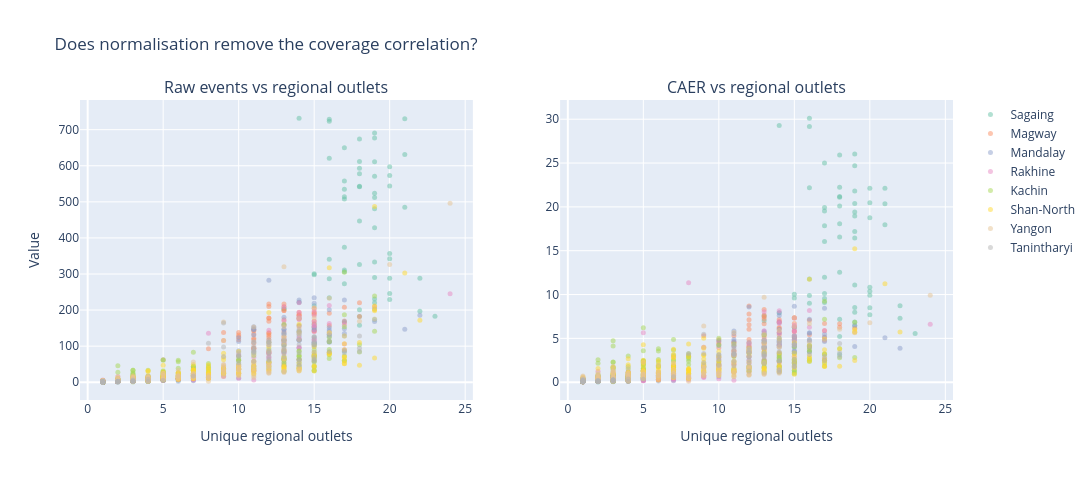

Here is the notebook cell this chart was saved with:
### Code cell
# Plot 8: scatter — does CAER remove the coverage correlation?
# Compare: (raw events vs unique_regional_outlets) vs (CAER vs unique_regional_outlets)
fig8 = make_subplots(rows=1, cols=2,
                     subplot_titles=['Raw events vs regional outlets',
                                     'CAER vs regional outlets'])

for col_idx, (y_col, y_label) in enumerate([('n_events','Raw events'), ('caer','CAER')], start=1):
    for admin1 in TOP_ADMIN1:
        sub = reg_top[reg_top['admin1'] == admin1]
        fig8.add_trace(
            go.Scatter(
                x=sub['unique_regional_outlets'], y=sub[y_col],
                mode='markers', name=admin1,
                marker=dict(color=COLOR_MAP[admin1], opacity=0.5, size=5),
                showlegend=(col_idx == 1)
            ),
            row=1, col=col_idx
        )

fig8.update_xaxes(title_text='Unique regional outlets')
fig8.update_yaxes(title_text='Value', col=1)
fig8.update_layout(height=480, width=1200,
                   title='Does normalisation remove the coverage correlation?')
fig8.show()

# Print correlations
print('Correlation (events, unique_regional_outlets) — raw vs CAER:')
for admin1 in TOP_ADMIN1:
    sub = reg_top[reg_top['admin1'] == admin1]
    r_raw  = sub['n_events'].corr(sub['unique_regional_outlets'])
    r_caer = sub['caer'].corr(sub['unique_regional_outlets'])
    print(f'  {admin1:<15s}  raw: {r_raw:+.3f}  →  CAER: {r_caer:+.3f}')

### Figure 1 — Plotly figure (JSON) as saved in the notebook; plotly's stock layout.template omitted (floating-point values rounded to 4 significant figures; data arrays with more than 128 entries replaced by an {"elided": "..."} marker saying what was removed)
{"data": [{"marker": {"color": "rgb(102,194,165)", "opacity": 0.5, "size": 5}, "mode": "markers", "name": "Sagaing", "showlegend": true, "type": "scatter", "x": {"elided": "158 int values"}, "xaxis": "x", "y": {"elided": "158 int values"}, "yaxis": "y"}, {"marker": {"color": "rgb(252,141,98)", "opacity": 0.5, "size": 5}, "mode": "markers", "name": "Magway", "showlegend": true, "type": "scatter", "x": [1, 2, 1, 1, 2, 2, 1, 1, 2, 2, 1, 2, 3, 1, 2, 1, 1, 1, 1, 1, 1, 1, 1, 1, 2, 1, 1, 1, 1, 1, 2, 1, 1, 3, 3, 1, 1, 1, 11, 12, 9, 12, 11, 8, 12, 14, 12, 13, 17, 14, 13, 13, 13, 12, 15, 14, 13, 14, 16, 12, 12, 13, 15, 16, 15, 13, 12, 15, 14, 11, 14, 10, 13, 11, 10, 11, 9, 12, 11, 10, 12, 11, 9, 14, 12, 19, 17, 18, 11, 11, 15, 13, 10, 15, 15, 15, 15, 18, 13, 17, 14], "xaxis": "x", "y": [1, 7, 1, 1, 2, 5, 5, 1, 5, 2, 1, 2, 12, 3, 2, 2, 2, 1, 1, 1, 1, 1, 1, 2, 2, 1, 1, 1, 1, 1, 3, 1, 1, 5, 3, 1, 1, 1, 145, 79, 27, 137, 94, 93, 130, 193, 177, 209, 208, 188, 127, 159, 217, 217, 205, 175, 199, 178, 157, 169, 178, 199, 191, 191, 142, 173, 136, 170, 186, 143, 184, 126, 140, 134, 118, 118, 138, 125, 92, 131, 117, 95, 116, 156, 210, 209, 165, 182, 122, 108, 161, 115, 138, 142, 150, 188, 194, 220, 103, 170, 63], "yaxis": "y"}, {"marker": {"color": "rgb(141,160,203)", "opacity": 0.5, "size": 5}, "mode": "markers", "name": "Mandalay", "showlegend": true, "type": "scatter", "x": {"elided": "167 int values"}, "xaxis": "x", "y": {"elided": "167 int values"}, "yaxis": "y"}, {"marker": {"color": "rgb(231,138,195)", "opacity": 0.5, "size": 5}, "mode": "markers", "name": "Rakhine", "showlegend": true, "type": "scatter", "x": {"elided": "181 int values"}, "xaxis": "x", "y": {"elided": "181 int values"}, "yaxis": "y"}, {"marker": {"color": "rgb(166,216,84)", "opacity": 0.5, "size": 5}, "mode": "markers", "name": "Kachin", "showlegend": true, "type": "scatter", "x": {"elided": "186 int values"}, "xaxis": "x", "y": {"elided": "186 int values"}, "yaxis": "y"}, {"marker": {"color": "rgb(255,217,47)", "opacity": 0.5, "size": 5}, "mode": "markers", "name": "Shan-North", "showlegend": true, "type": "scatter", "x": {"elided": "187 int values"}, "xaxis": "x", "y": {"elided": "187 int values"}, "yaxis": "y"}, {"marker": {"color": "rgb(229,196,148)", "opacity": 0.5, "size": 5}, "mode": "markers", "name": "Yangon", "showlegend": true, "type": "scatter", "x": {"elided": "190 int values"}, "xaxis": "x", "y": {"elided": "190 int values"}, "yaxis": "y"}, {"marker": {"color": "rgb(179,179,179)", "opacity": 0.5, "size": 5}, "mode": "markers", "name": "Tanintharyi", "showlegend": true, "type": "scatter", "x": [1, 1, 1, 1, 1, 1, 1, 1, 3, 2, 1, 2, 1, 2, 5, 1, 1, 1, 3, 3, 1, 1, 2, 2, 1, 1, 1, 2, 4, 1, 3, 1, 2, 1, 1, 1, 2, 2, 3, 1, 1, 1, 2, 1, 1, 3, 2, 1, 4, 1, 2, 3, 1, 1, 1, 12, 14, 14, 12, 9, 9, 8, 12, 13, 13, 11, 13, 10, 12, 17, 13, 16, 12, 11, 13, 13, 14, 15, 15, 15, 15, 14, 15, 13, 16, 12, 17, 15, 15, 16, 15, 11, 12, 10, 11, 14, 11, 11, 11, 13, 12, 10, 11, 9, 12, 11, 10, 12, 14, 14, 18, 15, 15, 18, 17, 13, 18, 7], "xaxis": "x", "y": [1, 1, 2, 1, 1, 1, 1, 1, 3, 2, 1, 2, 1, 2, 5, 1, 1, 3, 3, 4, 2, 1, 2, 1, 1, 1, 1, 1, 2, 1, 3, 1, 1, 2, 1, 1, 2, 3, 3, 1, 1, 1, 2, 1, 1, 6, 2, 1, 8, 1, 2, 2, 2, 1, 1, 61, 57, 48, 111, 98, 164, 108, 111, 89, 84, 58, 70, 54, 64, 88, 115, 114, 104, 94, 100, 115, 139, 106, 126, 111, 116, 118, 126, 134, 130, 118, 128, 103, 70, 85, 64, 90, 88, 82, 100, 63, 85, 111, 112, 95, 73, 71, 81, 71, 84, 86, 75, 80, 82, 104, 94, 84, 58, 85, 82, 79, 128, 17], "yaxis": "y"}, {"marker": {"color": "rgb(102,194,165)", "opacity": 0.5, "size": 5}, "mode": "markers", "name": "Sagaing", "showlegend": false, "type": "scatter", "x": {"elided": "158 int values"}, "xaxis": "x2", "y": {"elided": "158 float values"}, "yaxis": "y2"}, {"marker": {"color": "rgb(252,141,98)", "opacity": 0.5, "size": 5}, "mode": "markers", "name": "Magway", "showlegend": false, "type": "scatter", "x": [1, 2, 1, 1, 2, 2, 1, 1, 2, 2, 1, 2, 3, 1, 2, 1, 1, 1, 1, 1, 1, 1, 1, 1, 2, 1, 1, 1, 1, 1, 2, 1, 1, 3, 3, 1, 1, 1, 11, 12, 9, 12, 11, 8, 12, 14, 12, 13, 17, 14, 13, 13, 13, 12, 15, 14, 13, 14, 16, 12, 12, 13, 15, 16, 15, 13, 12, 15, 14, 11, 14, 10, 13, 11, 10, 11, 9, 12, 11, 10, 12, 11, 9, 14, 12, 19, 17, 18, 11, 11, 15, 13, 10, 15, 15, 15, 15, 18, 13, 17, 14], "xaxis": "x2", "y": [0.1, 0.5385, 0.07692, 0.08333, 0.1818, 0.3571, 0.4545, 0.06667, 0.4545, 0.1538, 0.07143, 0.1667, 0.7059, 0.1875, 0.1667, 0.1176, 0.2, 0.09091, 0.09091, 0.08333, 0.08333, 0.06667, 0.05882, 0.125, 0.1111, 0.09091, 0.05263, 0.04762, 0.04762, 0.05, 0.1579, 0.05, 0.05, 0.2273, 0.1154, 0.04167, 0.03704, 0.04167, 3.021, 1.58, 0.7714, 4.152, 3.133, 3.1, 3.939, 6.893, 6.556, 7.464, 6.71, 5.697, 4.536, 5.483, 7.233, 8.68, 7.321, 6.25, 7.654, 6.846, 5.414, 6.036, 7.12, 8.292, 7.346, 7.074, 5.071, 6.654, 4.857, 6.296, 7.154, 5.296, 6.133, 3.938, 5.185, 3.622, 4.37, 4.538, 5.308, 4.032, 3.538, 4.852, 4.5, 3.276, 4.0, 5.379, 7.778, 6.147, 5.156, 6.276, 4.519, 4.154, 5.75, 3.485, 4.6, 5.071, 4.688, 5.875, 6.69, 6.667, 3.815, 5.862, 2.333], "yaxis": "y2"}, {"marker": {"color": "rgb(141,160,203)", "opacity": 0.5, "size": 5}, "mode": "markers", "name": "Mandalay", "showlegend": false, "type": "scatter", "x": {"elided": "167 int values"}, "xaxis": "x2", "y": {"elided": "167 float values"}, "yaxis": "y2"}, {"marker": {"color": "rgb(231,138,195)", "opacity": 0.5, "size": 5}, "mode": "markers", "name": "Rakhine", "showlegend": false, "type": "scatter", "x": {"elided": "181 int values"}, "xaxis": "x2", "y": {"elided": "181 float values"}, "yaxis": "y2"}, {"marker": {"color": "rgb(166,216,84)", "opacity": 0.5, "size": 5}, "mode": "markers", "name": "Kachin", "showlegend": false, "type": "scatter", "x": {"elided": "186 int values"}, "xaxis": "x2", "y": {"elided": "186 float values"}, "yaxis": "y2"}, {"marker": {"color": "rgb(255,217,47)", "opacity": 0.5, "size": 5}, "mode": "markers", "name": "Shan-North", "showlegend": false, "type": "scatter", "x": {"elided": "187 int values"}, "xaxis": "x2", "y": {"elided": "187 float values"}, "yaxis": "y2"}, {"marker": {"color": "rgb(229,196,148)", "opacity": 0.5, "size": 5}, "mode": "markers", "name": "Yangon", "showlegend": false, "type": "scatter", "x": {"elided": "190 int values"}, "xaxis": "x2", "y": {"elided": "190 float values"}, "yaxis": "y2"}, {"marker": {"color": "rgb(179,179,179)", "opacity": 0.5, "size": 5}, "mode": "markers", "name": "Tanintharyi", "showlegend": false, "type": "scatter", "x": [1, 1, 1, 1, 1, 1, 1, 1, 3, 2, 1, 2, 1, 2, 5, 1, 1, 1, 3, 3, 1, 1, 2, 2, 1, 1, 1, 2, 4, 1, 3, 1, 2, 1, 1, 1, 2, 2, 3, 1, 1, 1, 2, 1, 1, 3, 2, 1, 4, 1, 2, 3, 1, 1, 1, 12, 14, 14, 12, 9, 9, 8, 12, 13, 13, 11, 13, 10, 12, 17, 13, 16, 12, 11, 13, 13, 14, 15, 15, 15, 15, 14, 15, 13, 16, 12, 17, 15, 15, 16, 15, 11, 12, 10, 11, 14, 11, 11, 11, 13, 12, 10, 11, 9, 12, 11, 10, 12, 14, 14, 18, 15, 15, 18, 17, 13, 18, 7], "xaxis": "x2", "y": [0.1429, 0.1667, 0.3333, 0.1, 0.125, 0.1429, 0.07692, 0.05882, 0.2308, 0.1538, 0.07692, 0.1429, 0.08333, 0.1429, 0.3333, 0.09091, 0.08333, 0.2308, 0.25, 0.2353, 0.125, 0.09091, 0.125, 0.07692, 0.07692, 0.08333, 0.07692, 0.05882, 0.09091, 0.0625, 0.1875, 0.06667, 0.09091, 0.1538, 0.05556, 0.06667, 0.125, 0.1667, 0.25, 0.09091, 0.05, 0.05263, 0.09524, 0.04, 0.04, 0.3, 0.1, 0.04545, 0.3636, 0.03846, 0.08333, 0.08333, 0.07692, 0.03846, 0.03704, 1.271, 1.14, 1.371, 3.364, 3.267, 5.467, 3.273, 3.964, 3.296, 3.0, 1.871, 2.121, 1.929, 2.207, 2.933, 4.6, 4.071, 3.714, 3.615, 3.846, 3.966, 4.964, 4.24, 5.25, 4.269, 4.296, 4.214, 4.846, 4.786, 4.815, 4.538, 4.741, 3.433, 2.188, 3.148, 1.73, 3.333, 3.385, 3.154, 3.226, 2.423, 3.148, 4.269, 3.862, 3.276, 2.517, 2.63, 2.382, 2.219, 2.897, 3.185, 2.885, 2.857, 2.485, 3.467, 3.357, 2.625, 1.812, 2.931, 2.485, 2.926, 4.414, 0.6296], "yaxis": "y2"}], "layout": {"annotations": [{"font": {"size": 16}, "showarrow": false, "text": "Raw events vs regional outlets", "x": 0.225, "xanchor": "center", "xref": "paper", "y": 1, "yanchor": "bottom", "yref": "paper"}, {"font": {"size": 16}, "showarrow": false, "text": "CAER vs regional outlets", "x": 0.775, "xanchor": "center", "xref": "paper", "y": 1, "yanchor": "bottom", "yref": "paper"}], "height": 480, "title": {"text": "Does normalisation remove the coverage correlation?"}, "width": 1200, "xaxis": {"anchor": "y", "domain": [0, 0.45], "title": {"text": "Unique regional outlets"}}, "xaxis2": {"anchor": "y2", "domain": [0.55, 1], "title": {"text": "Unique regional outlets"}}, "yaxis": {"anchor": "x", "domain": [0, 1], "title": {"text": "Value"}}, "yaxis2": {"anchor": "x2", "domain": [0, 1]}}}
